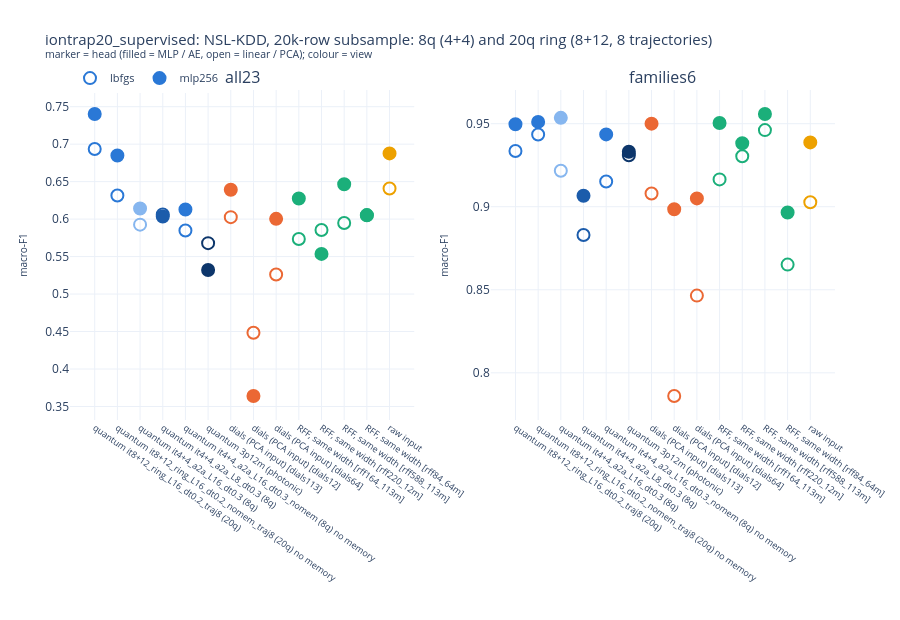

The code cell stored with this chart in its notebook:
### Markdown cell above
## 6. 8-qubit vs 20-qubit ion traps (earlier runs, NSL-KDD, seed 42)

The study above screens 6-10-qubit circuits (most are **8 qubits**: 4 input + 4 memory).
The 20-qubit ring is too slow for it (~0.18 s per row with 8 quantum trajectories), so it was
run separately, on NSL-KDD only:

| run | data | quantum views |
|---|---|---|
| `iontrap_supervised` / `iontrap_novelty` | full NSL-KDD | 8q 4+4 L8 (with / without memory), 8q 4+4 L16, photonic 3p12m |
| `iontrap20_supervised` / `iontrap20_novelty` | 20k-row stratified subsample | 8q 4+4 L8 / L16 (with / without memory), **20q ring 8+12 L16 dt 0.2, 8 trajectories (with / without memory)**, photonic 3p12m |

Every quantum view sits next to its dials / RFF / raw controls under the same heads (filled
marker = MLP / AE head, open = linear / PCA). The grey band is drawn only on the full-data runs:
the 20k-row subsample has no classical run of its own, so compare 8q and 20q there directly.
*(on all23, classes with 1-2 test rows move macro-F1 by several points: read families6 first.)*

### Code cell
R = P.load_ion_runs()   # the four earlier ion-trap runs
P.fig_qubits(R, "iontrap20_supervised")

### Figure 1 — Plotly figure (JSON) as saved in the notebook; plotly's stock layout.template omitted (floating-point values rounded to 4 significant figures)
{"data": [{"hovertemplate": "%{x}<br>lbfgs: %{y:.4f}<extra></extra>", "legendgroup": "lbfgs", "marker": {"color": ["#2a78d6", "#2a78d6", "#86b6ef", "#1c5cab", "#2a78d6", "#0d366b", "#eb6834", "#eb6834", "#eb6834", "#1baf7a", "#1baf7a", "#1baf7a", "#1baf7a", "#eda100"], "line": {"color": ["#2a78d6", "#2a78d6", "#86b6ef", "#1c5cab", "#2a78d6", "#0d366b", "#eb6834", "#eb6834", "#eb6834", "#1baf7a", "#1baf7a", "#1baf7a", "#1baf7a", "#eda100"], "width": 2}, "size": 12, "symbol": "circle-open"}, "mode": "markers", "name": "lbfgs", "showlegend": true, "type": "scatter", "x": ["quantum it8+12_ring_L16_dt0.2_traj8 (20q)", "quantum it8+12_ring_L16_dt0.2_nomem_traj8 (20q) no memory", "quantum it4+4_a2a_L16_dt0.3 (8q)", "quantum it4+4_a2a_L8_dt0.3 (8q)", "quantum it4+4_a2a_L16_dt0.3_nomem (8q) no memory", "quantum 3p12m (photonic)", "dials (PCA input) [dials113]", "dials (PCA input) [dials12]", "dials (PCA input) [dials64]", "RFF, same width [rff164_113m]", "RFF, same width [rff220_12m]", "RFF, same width [rff588_113m]", "RFF, same width [rff84_64m]", "raw input"], "xaxis": "x", "y": [0.6935, 0.6316, 0.5926, 0.6062, 0.5848, 0.5679, 0.6026, 0.4483, 0.526, 0.5734, 0.5855, 0.5948, 0.6054, 0.6409], "yaxis": "y"}, {"hovertemplate": "%{x}<br>mlp256: %{y:.4f}<extra></extra>", "legendgroup": "mlp256", "marker": {"color": ["#2a78d6", "#2a78d6", "#86b6ef", "#1c5cab", "#2a78d6", "#0d366b", "#eb6834", "#eb6834", "#eb6834", "#1baf7a", "#1baf7a", "#1baf7a", "#1baf7a", "#eda100"], "line": {"color": ["#2a78d6", "#2a78d6", "#86b6ef", "#1c5cab", "#2a78d6", "#0d366b", "#eb6834", "#eb6834", "#eb6834", "#1baf7a", "#1baf7a", "#1baf7a", "#1baf7a", "#eda100"], "width": 2}, "size": 12, "symbol": "circle"}, "mode": "markers", "name": "mlp256", "showlegend": true, "type": "scatter", "x": ["quantum it8+12_ring_L16_dt0.2_traj8 (20q)", "quantum it8+12_ring_L16_dt0.2_nomem_traj8 (20q) no memory", "quantum it4+4_a2a_L16_dt0.3 (8q)", "quantum it4+4_a2a_L8_dt0.3 (8q)", "quantum it4+4_a2a_L16_dt0.3_nomem (8q) no memory", "quantum 3p12m (photonic)", "dials (PCA input) [dials113]", "dials (PCA input) [dials12]", "dials (PCA input) [dials64]", "RFF, same width [rff164_113m]", "RFF, same width [rff220_12m]", "RFF, same width [rff588_113m]", "RFF, same width [rff84_64m]", "raw input"], "xaxis": "x", "y": [0.7403, 0.6848, 0.6142, 0.6035, 0.6128, 0.5322, 0.6393, 0.364, 0.6004, 0.6275, 0.5536, 0.6466, 0.6051, 0.6877], "yaxis": "y"}, {"hovertemplate": "%{x}<br>lbfgs: %{y:.4f}<extra></extra>", "legendgroup": "lbfgs", "marker": {"color": ["#2a78d6", "#2a78d6", "#86b6ef", "#1c5cab", "#2a78d6", "#0d366b", "#eb6834", "#eb6834", "#eb6834", "#1baf7a", "#1baf7a", "#1baf7a", "#1baf7a", "#eda100"], "line": {"color": ["#2a78d6", "#2a78d6", "#86b6ef", "#1c5cab", "#2a78d6", "#0d366b", "#eb6834", "#eb6834", "#eb6834", "#1baf7a", "#1baf7a", "#1baf7a", "#1baf7a", "#eda100"], "width": 2}, "size": 12, "symbol": "circle-open"}, "mode": "markers", "name": "lbfgs", "showlegend": false, "type": "scatter", "x": ["quantum it8+12_ring_L16_dt0.2_traj8 (20q)", "quantum it8+12_ring_L16_dt0.2_nomem_traj8 (20q) no memory", "quantum it4+4_a2a_L16_dt0.3 (8q)", "quantum it4+4_a2a_L8_dt0.3 (8q)", "quantum it4+4_a2a_L16_dt0.3_nomem (8q) no memory", "quantum 3p12m (photonic)", "dials (PCA input) [dials113]", "dials (PCA input) [dials12]", "dials (PCA input) [dials64]", "RFF, same width [rff164_113m]", "RFF, same width [rff220_12m]", "RFF, same width [rff588_113m]", "RFF, same width [rff84_64m]", "raw input"], "xaxis": "x2", "y": [0.9335, 0.9435, 0.9216, 0.883, 0.9152, 0.931, 0.908, 0.786, 0.8465, 0.9164, 0.9304, 0.9461, 0.8652, 0.9027], "yaxis": "y2"}, {"hovertemplate": "%{x}<br>mlp256: %{y:.4f}<extra></extra>", "legendgroup": "mlp256", "marker": {"color": ["#2a78d6", "#2a78d6", "#86b6ef", "#1c5cab", "#2a78d6", "#0d366b", "#eb6834", "#eb6834", "#eb6834", "#1baf7a", "#1baf7a", "#1baf7a", "#1baf7a", "#eda100"], "line": {"color": ["#2a78d6", "#2a78d6", "#86b6ef", "#1c5cab", "#2a78d6", "#0d366b", "#eb6834", "#eb6834", "#eb6834", "#1baf7a", "#1baf7a", "#1baf7a", "#1baf7a", "#eda100"], "width": 2}, "size": 12, "symbol": "circle"}, "mode": "markers", "name": "mlp256", "showlegend": false, "type": "scatter", "x": ["quantum it8+12_ring_L16_dt0.2_traj8 (20q)", "quantum it8+12_ring_L16_dt0.2_nomem_traj8 (20q) no memory", "quantum it4+4_a2a_L16_dt0.3 (8q)", "quantum it4+4_a2a_L8_dt0.3 (8q)", "quantum it4+4_a2a_L16_dt0.3_nomem (8q) no memory", "quantum 3p12m (photonic)", "dials (PCA input) [dials113]", "dials (PCA input) [dials12]", "dials (PCA input) [dials64]", "RFF, same width [rff164_113m]", "RFF, same width [rff220_12m]", "RFF, same width [rff588_113m]", "RFF, same width [rff84_64m]", "raw input"], "xaxis": "x2", "y": [0.9496, 0.9511, 0.9535, 0.9066, 0.9436, 0.9331, 0.95, 0.8985, 0.905, 0.9504, 0.9383, 0.9558, 0.8965, 0.9387], "yaxis": "y2"}], "layout": {"annotations": [{"font": {"size": 16}, "showarrow": false, "text": "all23", "x": 0.225, "xanchor": "center", "xref": "paper", "y": 1.0, "yanchor": "bottom", "yref": "paper"}, {"font": {"size": 16}, "showarrow": false, "text": "families6", "x": 0.775, "xanchor": "center", "xref": "paper", "y": 1.0, "yanchor": "bottom", "yref": "paper"}], "height": 620, "hoverlabel": {"font": {"size": 11}}, "legend": {"font": {"size": 11}, "orientation": "h", "y": 1.08}, "margin": {"b": 200, "l": 70, "r": 30, "t": 90}, "title": {"font": {"size": 15}, "text": "iontrap20_supervised: NSL-KDD, 20k-row subsample: 8q (4+4) and 20q ring (8+12, 8 trajectories)<br><sup>marker = head (filled = MLP / AE, open = linear / PCA); colour = view</sup>"}, "xaxis": {"anchor": "y", "domain": [0.0, 0.45], "tickangle": 35, "tickfont": {"size": 9}}, "xaxis2": {"anchor": "y2", "domain": [0.55, 1.0], "tickangle": 35, "tickfont": {"size": 9}}, "yaxis": {"anchor": "x", "domain": [0.0, 1.0], "title": {"font": {"size": 10}, "text": "macro-F1"}}, "yaxis2": {"anchor": "x2", "domain": [0.0, 1.0], "title": {"font": {"size": 10}, "text": "macro-F1"}}}}
